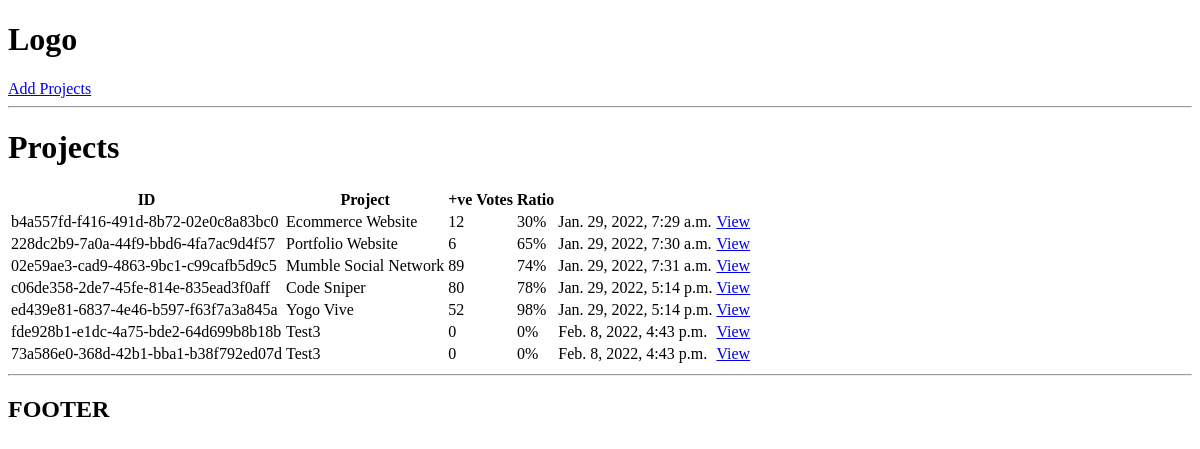
Before: / with the older database file.
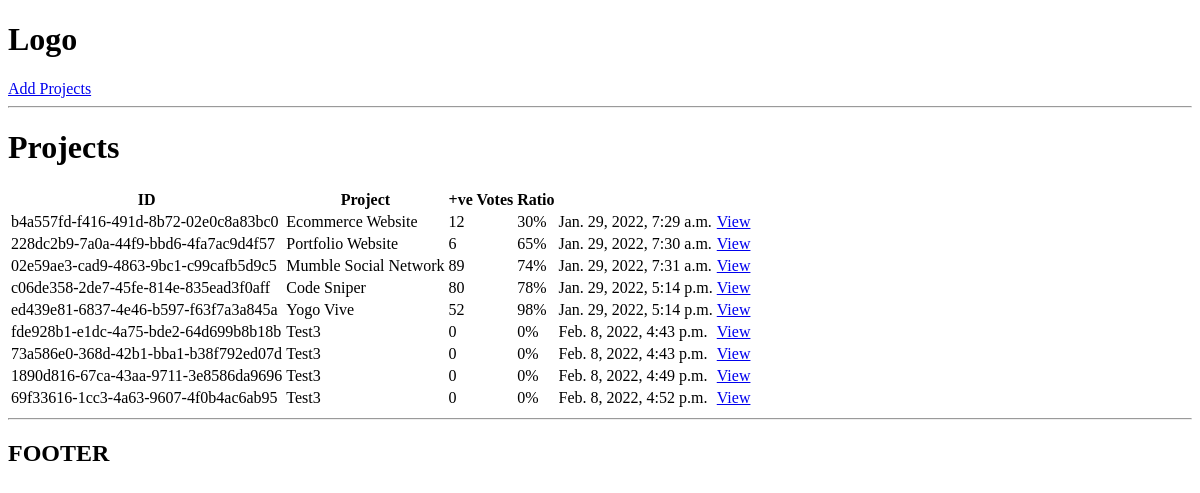
After: the same page with the newer database file.
### projects/models.py (models this page shows, shortened)
class Project(models.Model):
    title = models.CharField( max_length=200)
    description = models.TextField(null=True, blank=True)
    demo_link = models.CharField(max_length=2000, null=True, blank=True)
    source_link = models.CharField(max_length=2000, null=True, blank=True)
    tags = models.ManyToManyField('Tag', blank=True)
    vote_total = models.IntegerField(default=0, null=True, blank=True)
    vote_ratio = models.IntegerField(default=0, null=True, blank=True)
    created = models.DateTimeField(auto_now_add=True)
    id = models.UUIDField(default=uuid.uuid4, unique=True, primary_key=True, editable=False)

### projects/views.py (the view)
# urls.py: path( '', include('projects.urls'))
def projects(request):
    projects = Project.objects.all()
    context = {'projects': projects}
    return render(request, 'projects/projects.html', context)

### projects/templates/projects/projects.html
{% extends 'main.html' %}
{% block content %}
<h1>Projects</h1>
<table>
    <tr>
        <th> ID </th>
        <th> Project </th>
        <th> +ve Votes </th>
        <th> Ratio </th>
        <th></th>
    </tr>
    {% for project in projects %}
    <tr>
        <td> {{project.id}} </td>
        <td> {{project.title}} </td>
        <td> {{project.vote_total}} </td>
        <td> {{project.vote_ratio}}% </td>
        <td> {{project.created}} </td>
       <td><a href="{% url 'project' project.id %}"> View</a></td>
    </tr>
    {% endfor %}
</table>
{% endblock content %}

### templates/main.html (shortened to what this page needs)
<!DOCTYPE html>
<html>
    <head>
    </head>
    <body>
        {% include 'navbar.html' %}
        {% block content %}
        {% endblock content %}
        <hr>
        <h2>FOOTER</h2>
    </body>
</html>

### templates/navbar.html
<h1>Logo</h1>
<a href="{% url 'create-project' %}"> Add Projects </a>
<hr>

Changed rows visible on the page:
added Project: id "1890d816-67ca-43aa-9711-3e8586da9696", title "Test3", vote_total "0", vote_ratio "0", created "Feb. 8, 2022, 4:49 p.m."
added Project: id "69f33616-1cc3-4a63-9607-4f0b4ac6ab95", title "Test3", vote_total "0", vote_ratio "0", created "Feb. 8, 2022, 4:52 p.m."
